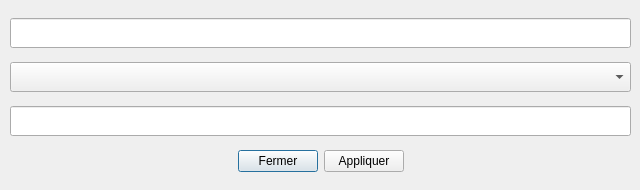
<?xml version="1.0" encoding="UTF-8"?>
<ui version="4.0">
 <class>EditAtomDialog</class>
 <widget class="QDialog" name="EditAtomDialog">
  <property name="geometry">
   <rect>
    <x>0</x>
    <y>0</y>
    <width>640</width>
    <height>190</height>
   </rect>
  </property>
  <property name="windowTitle">
   <string>Dialog</string>
  </property>
  <widget class="QWidget" name="gridLayoutWidget">
   <property name="geometry">
    <rect>
     <x>10</x>
     <y>10</y>
     <width>621</width>
     <height>171</height>
    </rect>
   </property>
   <layout class="QGridLayout" name="gridLayout">
    <item row="3" column="0">
     <spacer name="horizontalSpacer">
      <property name="orientation">
       <enum>Qt::Horizontal</enum>
      </property>
      <property name="sizeHint" stdset="0">
       <size>
        <width>40</width>
        <height>20</height>
       </size>
      </property>
     </spacer>
    </item>
    <item row="3" column="1">
     <widget class="QPushButton" name="close">
      <property name="text">
       <string>Fermer</string>
      </property>
     </widget>
    </item>
    <item row="3" column="2">
     <widget class="QPushButton" name="apply">
      <property name="text">
       <string>Appliquer</string>
      </property>
     </widget>
    </item>
    <item row="3" column="3">
     <spacer name="horizontalSpacer_2">
      <property name="orientation">
       <enum>Qt::Horizontal</enum>
      </property>
      <property name="sizeHint" stdset="0">
       <size>
        <width>40</width>
        <height>20</height>
       </size>
      </property>
     </spacer>
    </item>
    <item row="2" column="0" colspan="4">
     <widget class="QLineEdit" name="lineEdit">
      <property name="minimumSize">
       <size>
        <width>0</width>
        <height>30</height>
       </size>
      </property>
     </widget>
    </item>
    <item row="1" column="0" colspan="4">
     <widget class="QComboBox" name="comboBox">
      <property name="minimumSize">
       <size>
        <width>0</width>
        <height>30</height>
       </size>
      </property>
     </widget>
    </item>
    <item row="0" column="0" colspan="4">
     <widget class="QLineEdit" name="errorLine">
      <property name="minimumSize">
       <size>
        <width>0</width>
        <height>30</height>
       </size>
      </property>
      <property name="font">
       <font>
        <weight>50</weight>
        <italic>false</italic>
        <bold>false</bold>
       </font>
      </property>
      <property name="readOnly">
       <bool>true</bool>
      </property>
     </widget>
    </item>
   </layout>
  </widget>
 </widget>
 <resources/>
 <connections/>
</ui>
